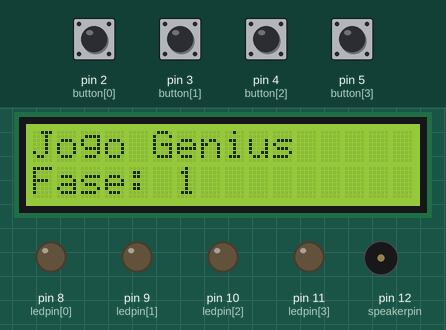
This sketch was run on a simulated Arduino Uno, built with avr-gcc and run on an emulated ATmega328P. Shown: 16×2 character LCD, output pins drawn as LEDs (lit = HIGH), buzzer (waves = sounding). Dashed ring = blinking. The inputs (shaded band) are chosen by the test bench; at power-on: pin 2 (button[0]), pin 3 (button[1]), pin 4 (button[2]), pin 5 (button[3]) HIGH. Random numbers use the default seed unless the sketch sets one.

Above: at 1.2 s.
1.3 s: pin 3 (button[1]) pulled LOW for 0.15 s
At 3.5 s:
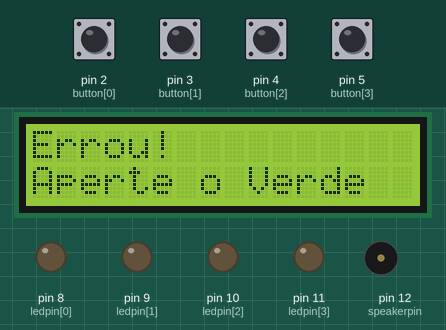
3.7 s: pin 2 (button[0]) pulled LOW for 0.15 s
At 4.03 s:
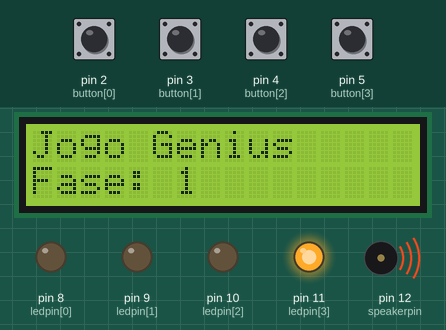
5.6 s: pin 5 (button[3]) pulled LOW for 0.15 s
At 7.34 s:
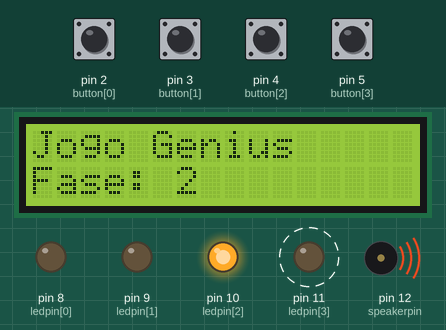
8.7 s: pin 4 (button[2]) pulled LOW for 0.15 s
At 9.15 s:
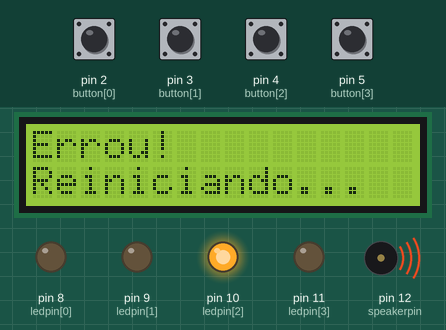
11.5 s: pin 2 (button[0]) pulled LOW for 1 s
At 12.68 s:
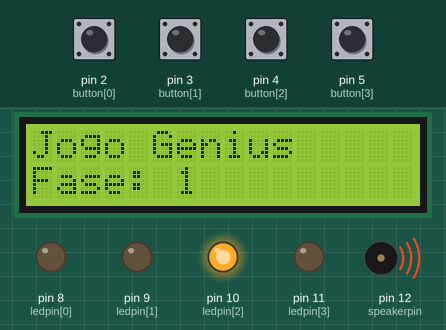
14.3 s: pin 5 (button[3]) pulled LOW for 1 s
At 15.42 s:
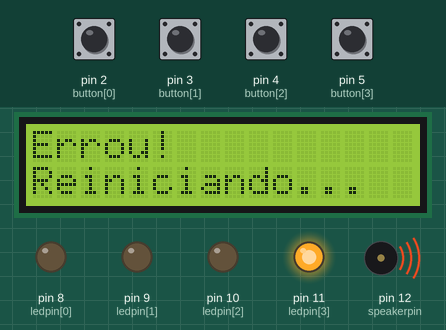
Timing chart, 0 to 17.8 s (numbered marks = the images above; inputs shaded):
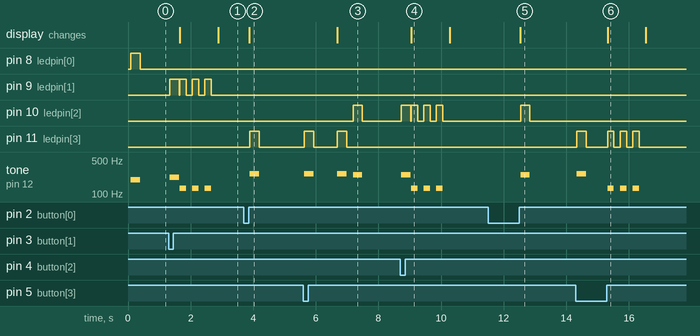

Measured:
- after the input at 1.3 s, tone on pin 12 (speakerpin): plays 220 Hz for 0.30 s, 131 Hz for 0.20 s, 131 Hz for 0.20 s, 131 Hz for 0.20 s, starting at once; the display: first changes after 0.35 s (image 1 shows a later state)
- after the input at 3.7 s, pin 11 (ledpin[3]): LOW → HIGH after 0.19 s, → LOW 0.30 s later; tone on pin 12 (speakerpin): silent → 262 Hz after 0.19 s, → silent 0.30 s later; the display: changes after 0.18 s (image 2)
- after the input at 5.6 s, pin 10 (ledpin[2]): LOW → HIGH after 1.6 s, → LOW 0.30 s later; pin 11 (ledpin[3]): alternates HIGH for 0.30 s and LOW for 0.76 s, 4 changes in all, then stays LOW, starting at once
- after the input at 8.7 s, tone on pin 12 (speakerpin): plays 247 Hz for 0.30 s, 131 Hz for 0.20 s, 131 Hz for 0.20 s, 131 Hz for 0.20 s, starting at once; the display: changes after 0.35 s (image 4)
- after the input at 11.5 s, pin 10 (ledpin[2]): LOW → HIGH after 1.0 s, → LOW 0.30 s later; tone on pin 12 (speakerpin): silent → 247 Hz after 1.0 s, → silent 0.30 s later; the display: changes after 1.0 s (image 5)
- after the input at 14.3 s, pin 11 (ledpin[3]): LOW → HIGH at once, → LOW 0.30 s later, → HIGH 0.69 s later, → LOW 0.20 s later, … (8 changes in this stretch); tone on pin 12 (speakerpin): plays 262 Hz for 0.30 s, 131 Hz for 0.20 s, 131 Hz for 0.20 s, 131 Hz for 0.20 s, starting at once; the display: changes after 1.0 s (image 6)
- what the display in image 4 shows lasts 1.2 s, from 9.1 s to 10.3 s

The sketch:

Genius.ino
```cpp
#include <Wire.h>
#include <LiquidCrystal_I2C.h>

// --- LCD I2C ---
LiquidCrystal_I2C lcd(0x27, 16, 2);

// --- Notas musicais ---
#define NOTE_C3  131
#define NOTE_G3  196
#define NOTE_A3  220
#define NOTE_B3  247
#define NOTE_C4  262

// --- Pinos ---
int speakerpin = 12;
int ledpin[] = {8, 9, 10, 11};  // Vermelho, verde, amarelo, azul
int button[] = {2, 3, 4, 5};    // Botões correspondentes

// --- Variáveis do jogo ---
int turn = 0;
int randomArray[100];
int inputArray[100];
int ultimoBotao = -1; // armazena o último botão apertado

void setup() {
  Serial.begin(9600);

  lcd.init();
  lcd.backlight();
  lcd.setCursor(0, 0);
  lcd.print("Jogo Genius");
  lcd.setCursor(0, 1);
  lcd.print("Fase: 1");

  // Define pinos dos LEDs
  for (int x = 0; x < 4; x++) {
    pinMode(ledpin[x], OUTPUT);
    digitalWrite(ledpin[x], LOW);
  }

  // Define pinos dos botões com pullup interno
  for (int x = 0; x < 4; x++) {
    pinMode(button[x], INPUT_PULLUP);
  }

  randomSeed(analogRead(A0));
}

void loop() {
  randomArray[turn] = random(1, 5);

  lcd.setCursor(0, 1);
  lcd.print("Fase: ");
  lcd.print(turn + 1);
  lcd.print("   ");

  for (int x = 0; x <= turn; x++) {
    tocarLed(randomArray[x]);
    delay(200);
  }

  if (!input()) {
    fail(ultimoBotao);
  } else {
    turn++;
    delay(700);
  }
}

// --- Função para tocar nota e acender LED ---
void tocarLed(int valor) {
  int nota = 0;
  switch (valor) {
    case 1: nota = NOTE_G3; break;
    case 2: nota = NOTE_A3; break;
    case 3: nota = NOTE_B3; break;
    case 4: nota = NOTE_C4; break;
  }

  digitalWrite(ledpin[valor - 1], HIGH);
  tone(speakerpin, nota, 300);
  delay(300);
  digitalWrite(ledpin[valor - 1], LOW);
  noTone(speakerpin);
}

// --- Entrada do jogador (com debounce e espera por release) ---
bool input() {
  for (int x = 0; x <= turn; x++) {
    bool correto = false;
    while (!correto) {
      for (int y = 0; y < 4; y++) {
        if (digitalRead(button[y]) == LOW) { // LOW = pressionado
          delay(30); // debounce inicial
          // confirma que ainda está pressionado após debounce
          if (digitalRead(button[y]) == LOW) {
            // feedback visual e sonoro
            tocarLed(y + 1);

            // registra entrada
            inputArray[x] = y + 1;
            ultimoBotao = y;

            // espera o botão ser liberado antes de continuar (evita leituras duplicadas)
            while (digitalRead(button[y]) == LOW) {
              delay(10); // espera curta para não travar a CPU
            }

            // checa se errou
            if (inputArray[x] != randomArray[x]) {
              return false; // errou
            }

            correto = true;
            delay(50); // pequeno intervalo antes de aceitar próxima entrada
          }
        }
      }
    }
  }
  return true; // acertou toda a sequência
}

// --- Função de falha ---
void fail(int botaoErro) {
  lcd.clear();
  lcd.setCursor(0, 0);
  lcd.print("Errou!");
  lcd.setCursor(0, 1);
  lcd.print("Reiniciando...");

  // Se botaoErro inválido (por segurança), pisca todos como fallback
  if (botaoErro < 0 || botaoErro > 3) {
    for (int i = 0; i < 3; i++) {
      for (int y = 0; y < 4; y++) digitalWrite(ledpin[y], HIGH);
      tone(speakerpin, NOTE_C3, 200);
      delay(200);
      for (int y = 0; y < 4; y++) digitalWrite(ledpin[y], LOW);
      noTone(speakerpin);
      delay(200);
    }
  } else {
    for (int i = 0; i < 3; i++) {
      digitalWrite(ledpin[botaoErro], HIGH);
      tone(speakerpin, NOTE_C3, 200);
      delay(200);
      digitalWrite(ledpin[botaoErro], LOW);
      noTone(speakerpin);
      delay(200);
    }
  }

  // Mensagem e reinício
  lcd.clear();
  lcd.setCursor(0, 0);
  lcd.print("Errou!");
  lcd.setCursor(0, 1);
  lcd.print("Aperte o Verde");

  while (digitalRead(button[0]) == HIGH) {
    // espera o botão vermelho ser pressionado
    delay(10);
  }

  // aguarda liberação do botão vermelho antes de reiniciar
  while (digitalRead(button[0]) == LOW) {
    delay(10);
  }

  turn = 0;
  lcd.clear();
  lcd.print("Jogo Genius");
  lcd.setCursor(0, 1);
  lcd.print("Fase: 1");
}
```
